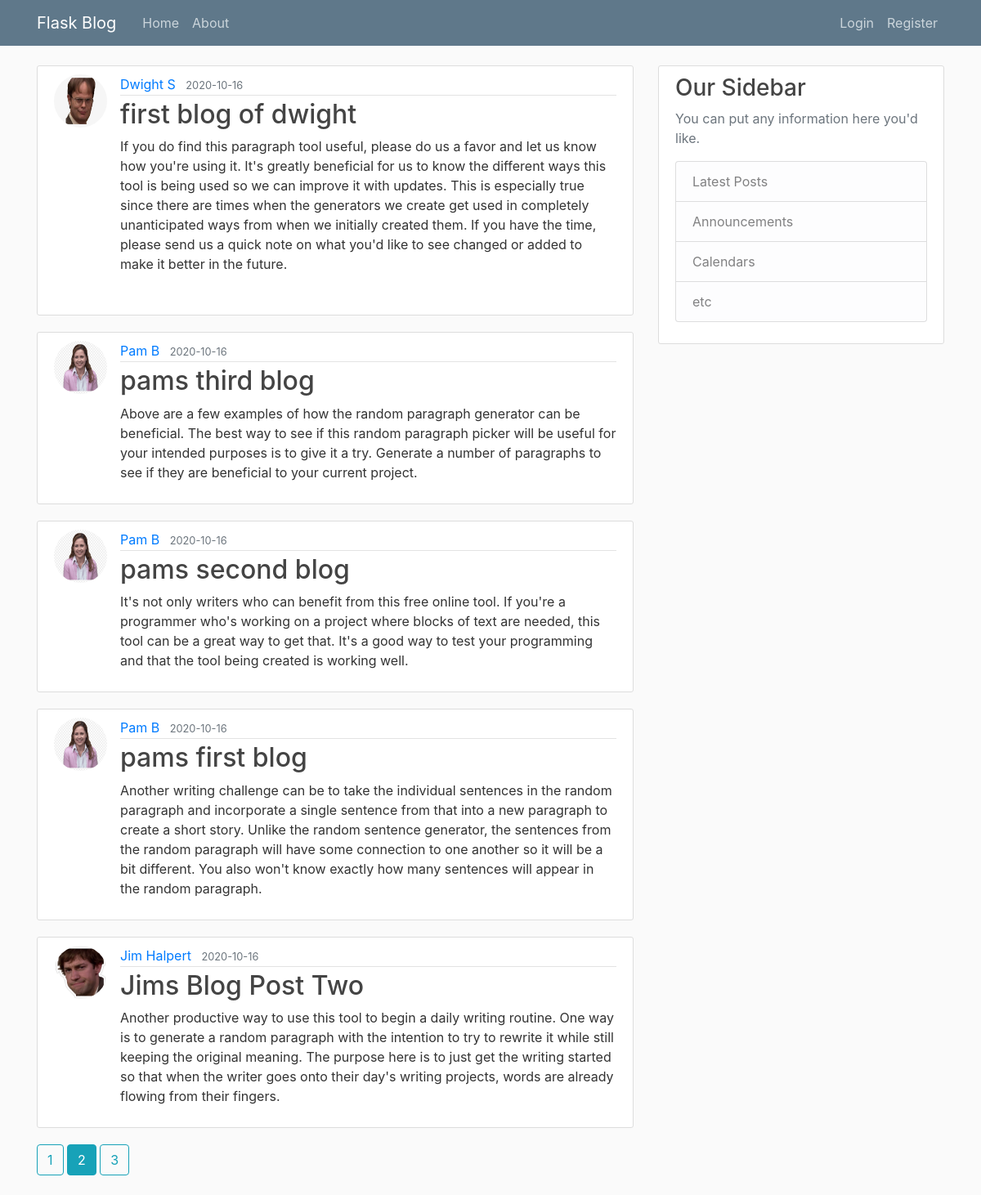
The page /home?page=2 on the database its author committed.
### flaskblog/models.py (models this page shows, shortened)
class Post(db.Model):
    id = db.Column(db.Integer, primary_key=True)
    title = db.Column(db.String(100), nullable=False)
    date_posted = db.Column(db.DateTime, nullable=False,
                            default=datetime.utcnow)
    content = db.Column(db.Text, nullable=False)
    user_id = db.Column(db.Integer, db.ForeignKey('user.id'), nullable=False)

class User(db.Model, UserMixin):
    id = db.Column(db.Integer, primary_key=True)
    username = db.Column(db.String(20), unique=True, nullable=False)
    email = db.Column(db.String(120), unique=True, nullable=False)
    image_file = db.Column(db.String(20), nullable=False,
                           default='default.jpg')
    password = db.Column(db.String(60), nullable=False)
    posts = db.relationship('Post', backref='author', lazy=True)

### flaskblog/main/routes.py (the view)
@main.route('/')
@main.route('/home')
def home():
    page = request.args.get('page', 1, type=int)
    posts = Post.query.order_by(
        Post.date_posted.desc()).paginate(page=page, per_page=5)
    return render_template('home.html', posts=posts)

### flaskblog/templates/home.html
{%extends "layout.html"%} {%block content%} {%for post in posts.items%}
<article class="media content-section">
  <img
    src="{{url_for('static', filename='profile_pics/' + post.author.image_file)}}"
    alt=""
    class="rounded-circle article-img"
  />
  <div class="media-body">
    <div class="article-metadata">
      <a
        class="mr-2"
        href="{{url_for('users.user_posts', username=post.author.username)}}"
        >{{ post.author.username }}</a
      >
      <small class="text-muted"
        >{{ post.date_posted.strftime('%Y-%m-%d') }}</small
      >
    </div>
    <h2>
      <a class="article-title" href="{{url_for('posts.post', post_id=post.id)}}"
        >{{ post.title }}</a
      >
    </h2>
    <p class="article-content">{{ post.content }}</p>
  </div>
</article>
{%endfor%} {%for page_num in posts.iter_pages(left_edge=1, right_edge=1,
left_current=1, right_current=2)%} {% if page_num %} {% if posts.page ==
page_num %}
<a class="btn btn-info mb-4" href="{{url_for('main.home', page=page_num)}}"
  >{{page_num}}</a
>
{% else %}
<a class="btn btn-outline-info mb-4" href="{{url_for('main.home', page=page_num)}}"
  >{{page_num}}</a
>
{% endif %} {% else %} ... {% endif %} {%endfor%} {%endblock content%}

### flaskblog/static/main.css (style rules this page uses)
body { background: #fafafa; color: #333333; margin-top: 5rem; }
h1, h2, h3, h4, h5, h6 { color: #444444; }
.content-section { background: #ffffff; padding: 10px 20px; border: 1px solid #dddddd; border-radius: 3px; margin-bottom: 20px; }
.article-title { color: #444444; }
.article-content { white-space: pre-line; }
.article-img { height: 65px; width: 65px; margin-right: 16px; }
.article-metadata { padding-bottom: 1px; margin-bottom: 4px; border-bottom: 1px solid #e3e3e3; }

### rows shown on the page
Post: image_file (picture), author.username "Dwight S", date_posted "2020-10-16", title "first blog of dwight", content "If you do find this paragraph tool useful, please do us a favor and let us know how you're using it. It's greatly beneficial for us to know the different ways this tool is being used so we can improve it with updates. This is especially true since there are times when the generators we create get used in completely unanticipated ways from when we initially created them. If you have the time, please send us a quick note on what you'd like to see changed or added to make it better in the future."
Post: image_file (picture), author.username "Pam B", date_posted "2020-10-16", title "pams third blog", content "Above are a few examples of how the random paragraph generator can be beneficial. The best way to see if this random paragraph picker will be useful for your intended purposes is to give it a try. Generate a number of paragraphs to see if they are beneficial to your current project."
Post: image_file (picture), author.username "Pam B", date_posted "2020-10-16", title "pams second blog", content "It's not only writers who can benefit from this free online tool. If you're a programmer who's working on a project where blocks of text are needed, this tool can be a great way to get that. It's a good way to test your programming and that the tool being created is working well."
Post: image_file (picture), author.username "Pam B", date_posted "2020-10-16", title "pams first blog", content "Another writing challenge can be to take the individual sentences in the random paragraph and incorporate a single sentence from that into a new paragraph to create a short story. Unlike the random sentence generator, the sentences from the random paragraph will have some connection to one another so it will be a bit different. You also won't know exactly how many sentences will appear in the random paragraph."
Post: image_file (picture), author.username "Jim Halpert", date_posted "2020-10-16", title "Jims Blog Post Two", content "Another productive way to use this tool to begin a daily writing routine. One way is to generate a random paragraph with the intention to try to rewrite it while still keeping the original meaning. The purpose here is to just get the writing started so that when the writer goes onto their day's writing projects, words are already flowing from their fingers."

### other values the page prints
{{ page_num }} "1" "3"
{{ page_num }} "2"
